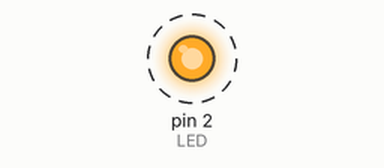
Simulated run of this program. Board: Teensy 4. Parts: output pins drawn as LEDs (lit = HIGH). Dashed ring = blinking. What the program prints to the serial monitor is not drawn.

Above: at 0.2 s.
Timing chart, 0 to 3.0 s (numbered marks = the images above):
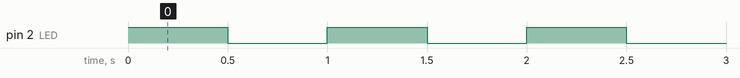

The program:

main.cpp
```cpp
/*
 * Created by David Reinhardt
 * First Code to be uploaded to one of our Teensys
 * Goal: Blink an LED and write to the serial Monitor
 */

#include <Arduino.h>

#define LED 2

void setup() {
  //SETUP THE LED PIN
  pinMode(LED, OUTPUT);

  //TURNON SERIAL MONITOR
  Serial.begin(9600);

}

void loop() {
  //TURN ON THE LED FOR HALF A SECOND AND WRITE ON TO SERIAL MONITOR
  digitalWrite(LED, HIGH);
  Serial.println("On");
  delay(500);

  //TURN OFF THE LED FOR HALF A SECOND AND WRITE OFF TO SERIAL MONITOR
  digitalWrite(LED, LOW);
  Serial.println("Off");
  delay(500);
}
```

Measured:
- by itself, pin 2 (LED): alternates HIGH for 0.50 s and LOW for 0.50 s
